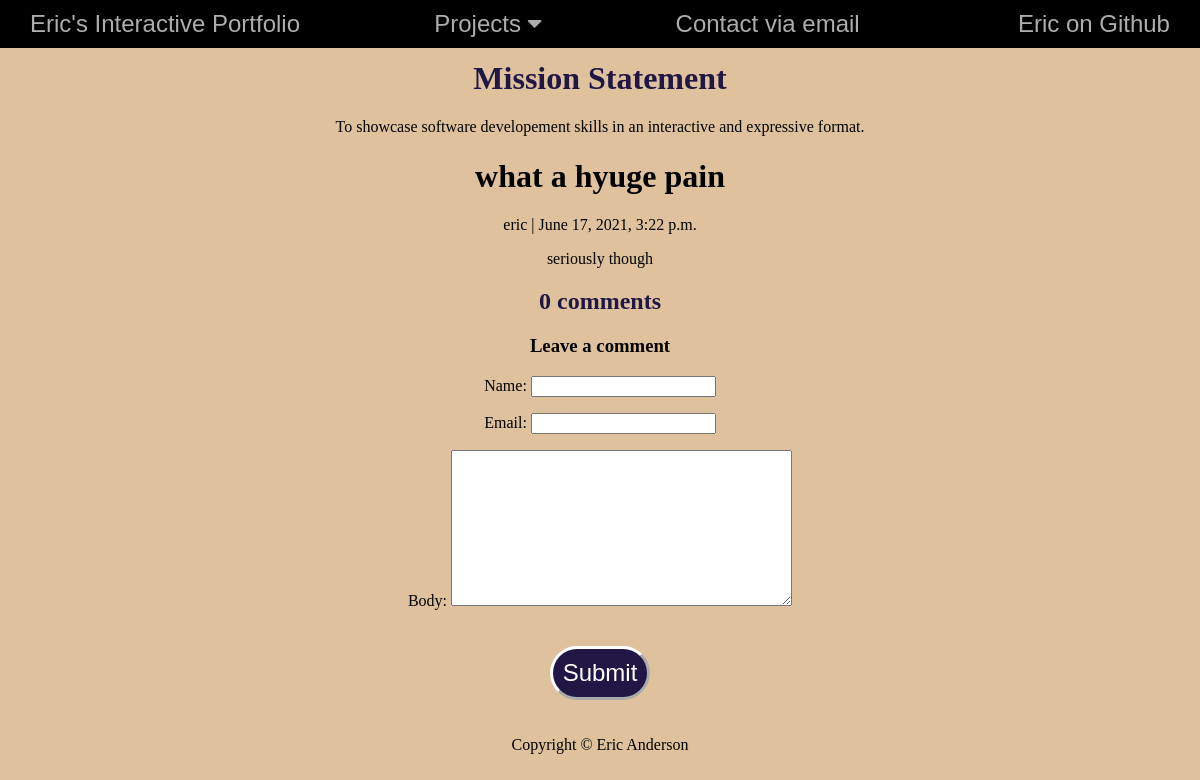
Page /blogs/what-a-hyuge-pain/ on the committed database.
### blog/models.py (models this page shows, shortened)
class Post(models.Model):
    title = models.CharField(max_length=200, unique=True)
    slug = models.SlugField(max_length=200, unique=True)
    author = models.ForeignKey(User, on_delete=models.CASCADE, related_name='blog_posts')
    updated_on = models.DateTimeField(auto_now=True)
    content = models.TextField()
    created_on = models.DateTimeField(auto_now_add=True)
    status = models.IntegerField(choices=STATUS, default=0)
    class Meta:
        ordering = ['-created_on']

### blog/views.py (the view)
# urls.py: path('<slug:slug>/', views.post_detail, name='blog_post_detail'),
def post_detail(request, slug):
    template_name = 'blog_post_detail.html'
    post = get_object_or_404(Post, slug=slug)
    comments = post.comments.filter(active=True).order_by("-created_on")
    new_comment = None
    if request.method == 'POST':
        comment_form = CommentForm(data=request.POST)
        if comment_form.is_valid():
            new_comment = comment_form.save(commit=False)
        new_comment.post = post
        new_comment.save()
    else:
        comment_form = CommentForm()
    return render(request, template_name, {'post': post,
                                           'comments': comments,
                                           'new_comment': new_comment,
                                           'comment_form': comment_form})

### blog/forms.py
class CommentForm(forms.ModelForm):
    class Meta:
        model = Comment
        fields = ('name', 'email', 'body')

### templates/blog_post_detail.html (shortened to what this page needs)
{% extends 'home.html' %}
{% block content %}
<div class="comments">
  <h1>{% block title %} {{ post.title }} {% endblock title %}</h1>
  <p>{{ post.author }} | {{ post.created_on }}</p>
  <p>{{ post.content | safe }}</p>
  <div class="comment_block">
      <h2>{{ comments.count }} comments</h2>
  </div>
    <div class="card-body">
      {% if new_comment %}
      <div class="alert alert-success" role="alert">
        Your comment is awaiting moderation
      </div>
      {% else %}
      <h3>Leave a comment</h3>
      <form method="post">
        {{ comment_form.as_p }}
        <button class='site-button' type="submit">Submit</button>
      </form>
      {% endif %}
    </div>
</div>
{% endblock content %}

### static/css/base.css (style rules this page uses)
body { margin: 0; background-color: rgb(223, 194, 157); }
h2 { color: rgb(32, 23, 68);; }
.comments { text-align: center; }
.site-button { color: rgb(255, 255, 255); background-color: rgb(32, 23, 68); text-decoration: none; border: 3px outset rgb(255, 255, 255); border-radius: 50px; margin: 20px; padding: 10px; }
button { font-family: 'KoHo', sans-serif; font-size: 24px; color: #adadad; background-color: rgb(0, 0, 0); text-decoration: none; border: none; }

### rows in the picture
Post: title "what a hyuge pain", author "eric", created_on "June 17, 2021, 3:22 p.m.", content "seriously though"

### other values in the picture
{{ comments.count }} "0"
